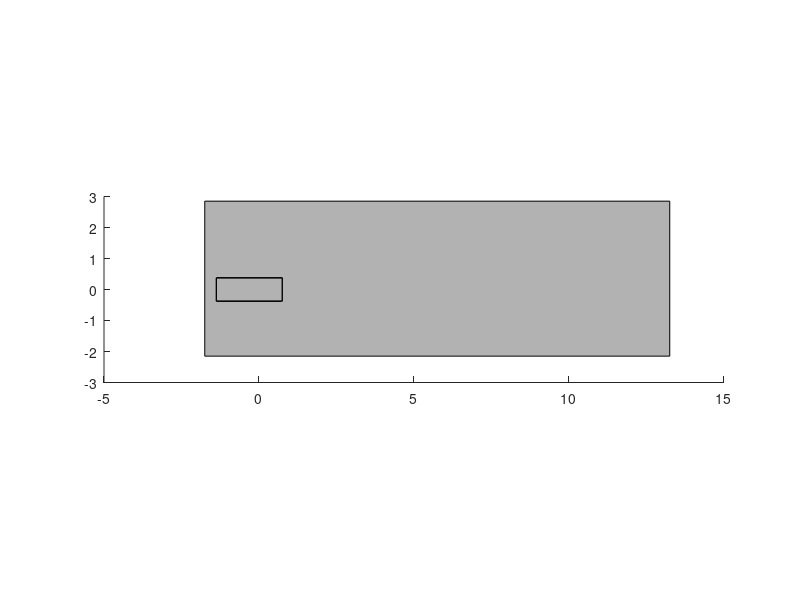

This figure's MATLAB source:
function p = makeLink0(parentAxes, faceColor)
if (nargin == 0)
    parentAxes = gca;
    faceColor = [.7 .7 .7];
elseif (nargin == 1)
    faceColor = [.7 .7 .7];
end
set(parentAxes, 'DataAspectRatio', [1 1 1]);
link0Verts = [-1.75	-2.15	-2.5;
    -1.75	2.85	-2.5;
    13.25	2.85	-2.5;
    13.25	-2.15	-2.5;
    -1.375	-0.375	-2.5;
    -1.375	0.375	-2.5;
    0.75	0.375	-2.5;
    0.75	-0.375	-2.5;
    -1.375	-0.375	-0.75;
    -1.375	0.375	-0.75;
    0.75	0.375	-0.75;
    0.75	-0.375	-0.75];
link0Faces = [1 2 3 4;
     5 6 10 9;
     6 7 11 10;
     7 8 12 11;
     8 5 9 12;
     9 10 11 12];
p = patch('Parent', parentAxes, 'Faces',link0Faces,'Vertices',link0Verts,'FaceColor',faceColor);

end